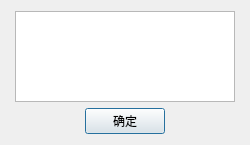
<?xml version="1.0" encoding="UTF-8"?>
<ui version="4.0">
 <class>Dialog</class>
 <widget class="QDialog" name="Dialog">
  <property name="geometry">
   <rect>
    <x>0</x>
    <y>0</y>
    <width>250</width>
    <height>145</height>
   </rect>
  </property>
  <property name="minimumSize">
   <size>
    <width>250</width>
    <height>145</height>
   </size>
  </property>
  <property name="maximumSize">
   <size>
    <width>250</width>
    <height>145</height>
   </size>
  </property>
  <property name="windowTitle">
   <string>Dialog</string>
  </property>
  <layout class="QGridLayout" name="gridLayout">
   <item row="0" column="0">
    <layout class="QHBoxLayout" name="horizontalLayout_2">
     <item>
      <spacer name="horizontalSpacer_3">
       <property name="orientation">
        <enum>Qt::Orientation::Horizontal</enum>
       </property>
       <property name="sizeHint" stdset="0">
        <size>
         <width>40</width>
         <height>20</height>
        </size>
       </property>
      </spacer>
     </item>
     <item>
      <widget class="QTextEdit" name="MessageTextEdit">
       <property name="maximumSize">
        <size>
         <width>16777215</width>
         <height>10000000</height>
        </size>
       </property>
      </widget>
     </item>
     <item>
      <spacer name="horizontalSpacer_4">
       <property name="orientation">
        <enum>Qt::Orientation::Horizontal</enum>
       </property>
       <property name="sizeHint" stdset="0">
        <size>
         <width>40</width>
         <height>20</height>
        </size>
       </property>
      </spacer>
     </item>
    </layout>
   </item>
   <item row="1" column="0">
    <layout class="QHBoxLayout" name="horizontalLayout">
     <item>
      <spacer name="horizontalSpacer">
       <property name="orientation">
        <enum>Qt::Orientation::Horizontal</enum>
       </property>
       <property name="sizeHint" stdset="0">
        <size>
         <width>40</width>
         <height>20</height>
        </size>
       </property>
      </spacer>
     </item>
     <item>
      <widget class="QPushButton" name="OkToCloseBtn">
       <property name="text">
        <string>确定</string>
       </property>
      </widget>
     </item>
     <item>
      <spacer name="horizontalSpacer_2">
       <property name="orientation">
        <enum>Qt::Orientation::Horizontal</enum>
       </property>
       <property name="sizeHint" stdset="0">
        <size>
         <width>40</width>
         <height>20</height>
        </size>
       </property>
      </spacer>
     </item>
    </layout>
   </item>
  </layout>
 </widget>
 <resources/>
 <connections/>
</ui>
